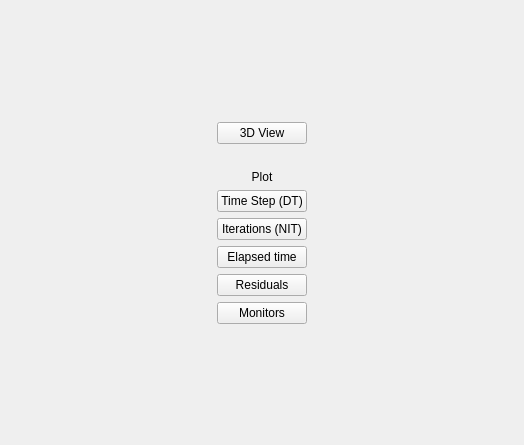
<?xml version="1.0" encoding="UTF-8"?>
<ui version="4.0">
 <class>graphics_tab</class>
 <widget class="QWidget" name="graphics_tab">
  <property name="geometry">
   <rect>
    <x>0</x>
    <y>0</y>
    <width>524</width>
    <height>445</height>
   </rect>
  </property>
  <property name="sizePolicy">
   <sizepolicy hsizetype="Preferred" vsizetype="Preferred">
    <horstretch>2</horstretch>
    <verstretch>0</verstretch>
   </sizepolicy>
  </property>
  <property name="minimumSize">
   <size>
    <width>20</width>
    <height>0</height>
   </size>
  </property>
  <layout class="QGridLayout" name="gridLayout_graphics_tab">
   <property name="margin">
    <number>0</number>
   </property>
   <property name="margin">
    <number>0</number>
   </property>
   <item row="10" column="1">
    <spacer name="verticalSpacer_2">
     <property name="orientation">
      <enum>Qt::Vertical</enum>
     </property>
     <property name="sizeHint" stdset="0">
      <size>
       <width>20</width>
       <height>40</height>
      </size>
     </property>
    </spacer>
   </item>
   <item row="3" column="1">
    <spacer name="verticalSpacer_3">
     <property name="orientation">
      <enum>Qt::Vertical</enum>
     </property>
     <property name="sizeType">
      <enum>QSizePolicy::Maximum</enum>
     </property>
     <property name="sizeHint" stdset="0">
      <size>
       <width>20</width>
       <height>20</height>
      </size>
     </property>
    </spacer>
   </item>
   <item row="0" column="1">
    <spacer name="verticalSpacer">
     <property name="orientation">
      <enum>Qt::Vertical</enum>
     </property>
     <property name="sizeHint" stdset="0">
      <size>
       <width>20</width>
       <height>40</height>
      </size>
     </property>
    </spacer>
   </item>
   <item row="4" column="1">
    <widget class="QLabel" name="label">
     <property name="text">
      <string>Plot</string>
     </property>
     <property name="alignment">
      <set>Qt::AlignCenter</set>
     </property>
    </widget>
   </item>
   <item row="5" column="1">
    <widget class="QPushButton" name="pushButton_dt">
     <property name="sizePolicy">
      <sizepolicy hsizetype="Preferred" vsizetype="Fixed">
       <horstretch>0</horstretch>
       <verstretch>0</verstretch>
      </sizepolicy>
     </property>
     <property name="text">
      <string>Time Step (DT)</string>
     </property>
     <property name="icon">
      <iconset>
       <normaloff>../images/timeline.svg</normaloff>../images/timeline.svg</iconset>
     </property>
    </widget>
   </item>
   <item row="8" column="1">
    <widget class="QPushButton" name="pushButton_residuals">
     <property name="sizePolicy">
      <sizepolicy hsizetype="Preferred" vsizetype="Fixed">
       <horstretch>0</horstretch>
       <verstretch>0</verstretch>
      </sizepolicy>
     </property>
     <property name="text">
      <string>Residuals</string>
     </property>
     <property name="icon">
      <iconset>
       <normaloff>../images/timeline.svg</normaloff>../images/timeline.svg</iconset>
     </property>
    </widget>
   </item>
   <item row="8" column="0">
    <spacer name="horizontalSpacer">
     <property name="orientation">
      <enum>Qt::Horizontal</enum>
     </property>
     <property name="sizeHint" stdset="0">
      <size>
       <width>100</width>
       <height>20</height>
      </size>
     </property>
    </spacer>
   </item>
   <item row="8" column="2">
    <spacer name="horizontalSpacer_2">
     <property name="orientation">
      <enum>Qt::Horizontal</enum>
     </property>
     <property name="sizeHint" stdset="0">
      <size>
       <width>100</width>
       <height>20</height>
      </size>
     </property>
    </spacer>
   </item>
   <item row="1" column="1">
    <widget class="QPushButton" name="pushButton_vtk">
     <property name="sizePolicy">
      <sizepolicy hsizetype="Preferred" vsizetype="Fixed">
       <horstretch>0</horstretch>
       <verstretch>0</verstretch>
      </sizepolicy>
     </property>
     <property name="text">
      <string>3D View</string>
     </property>
     <property name="icon">
      <iconset>
       <normaloff>../images/geometry.svg</normaloff>../images/geomtry.svg</iconset>
     </property>
    </widget>
   </item>
   <item row="6" column="1">
    <widget class="QPushButton" name="pushButton_nit">
     <property name="sizePolicy">
      <sizepolicy hsizetype="Preferred" vsizetype="Fixed">
       <horstretch>0</horstretch>
       <verstretch>0</verstretch>
      </sizepolicy>
     </property>
     <property name="text">
      <string>Iterations (NIT)</string>
     </property>
     <property name="icon">
      <iconset>
       <normaloff>../images/timeline.svg</normaloff>../images/timeline.svg</iconset>
     </property>
    </widget>
   </item>
   <item row="7" column="1">
    <widget class="QPushButton" name="pushButton_walltime">
     <property name="sizePolicy">
      <sizepolicy hsizetype="Preferred" vsizetype="Fixed">
       <horstretch>0</horstretch>
       <verstretch>0</verstretch>
      </sizepolicy>
     </property>
     <property name="text">
      <string>Elapsed time</string>
     </property>
     <property name="icon">
      <iconset>
       <normaloff>../images/timeline.svg</normaloff>../images/timeline.svg</iconset>
     </property>
    </widget>
   </item>
   <item row="9" column="1">
    <widget class="QPushButton" name="pushButton_monitors">
     <property name="text">
      <string>Monitors</string>
     </property>
     <property name="icon">
      <iconset>
       <normaloff>../images/timeline.svg</normaloff>../images/timeline.svg</iconset>
     </property>
    </widget>
   </item>
  </layout>
 </widget>
 <resources/>
 <connections/>
</ui>
